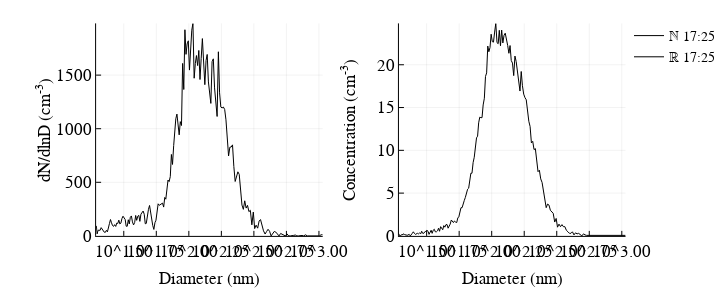

Write notebook code for a chart like this one.
### Markdown cell above
### Inversion Test
Spectrum #5 is the HFDMA and CPC measuring laboratory air. This is a quick test to check if the inverted solution is reasonable. Note that the integrated number concetrations approximately agree.

### Code cell
s = 5
figure("Nimbus Sans L", 2, 5, 2, 8)
p1 = plot(ℝ[s].Dp,ℝ[s].N, xaxis = :log10, xlabel = "Diameter (nm)",ylabel = "Concentration (cm<sup>-3</sup>)", 
    label = "ℝ "*mlabel[s], color = :black)

p2 = plot(ℕ[s].Dp,ℕ[s].S, xaxis = :log10, xlabel = "Diameter (nm)", ylabel = "dN/dlnD (cm<sup>-3</sup>)", 
    label = "ℕ "*mlabel[s], color = :black)

plot(p2,p1, layout = grid(1,2), left_margin = 40px)

### Figure 1 — Plotly figure (JSON) as saved in the notebook; plotly's stock layout.template omitted (floating-point values rounded to 4 significant figures; data arrays with more than 128 entries replaced by an {"elided": "..."} marker saying what was removed)
{"data": [{"colorbar": {"title": ""}, "legendgroup": "ℕ 17:25", "line": {"color": "rgba(0, 0, 0, 1.000)", "dash": "solid", "shape": "linear", "width": 1}, "mode": "lines", "name": "ℕ 17:25", "showlegend": true, "type": "scatter", "x": {"elided": "182 float values"}, "xaxis": "x1", "y": {"elided": "182 float values"}, "yaxis": "y1"}, {"colorbar": {"title": ""}, "legendgroup": "ℝ 17:25", "line": {"color": "rgba(0, 0, 0, 1.000)", "dash": "solid", "shape": "linear", "width": 1}, "mode": "lines", "name": "ℝ 17:25", "showlegend": true, "type": "scatter", "x": {"elided": "182 float values"}, "xaxis": "x2", "y": {"elided": "182 float values"}, "yaxis": "y2"}], "layout": {"annotations": [], "height": 288, "legend": {"bgcolor": "rgba(255, 255, 255, 1.000)", "bordercolor": "rgba(0, 0, 0, 1.000)", "font": {"color": "rgba(0, 0, 0, 1.000)", "family": "Nimbus Sans L", "size": 14}, "tracegroupgap": 0, "x": 1, "y": 1}, "margin": {"b": 20, "l": 0, "r": 0, "t": 20}, "paper_bgcolor": "rgba(255, 255, 255, 1.000)", "plot_bgcolor": "rgba(255, 255, 255, 1.000)", "showlegend": true, "width": 720, "xaxis1": {"anchor": "y1", "domain": [0.1528, 0.5131], "gridcolor": "rgba(0, 0, 0, 0.100)", "gridwidth": 0.5, "linecolor": "rgba(0, 0, 0, 1.000)", "mirror": false, "range": [1.287, 3.029], "showgrid": true, "showline": true, "showticklabels": true, "tickangle": 0, "tickcolor": "rgb(0, 0, 0)", "tickfont": {"color": "rgba(0, 0, 0, 1.000)", "family": "Nimbus Sans L", "size": 17}, "tickmode": "array", "ticks": "inside", "ticktext": ["10^1.50", "10^1.75", "10^2.00", "10^2.25", "10^2.50", "10^2.75", "10^3.00"], "tickvals": [31.62, 56.23, 100, 177.8, 316.2, 562.3, 1000], "title": "Diameter (nm)", "titlefont": {"color": "rgba(0, 0, 0, 1.000)", "family": "Nimbus Sans L", "size": 17}, "type": "log", "visible": true, "zeroline": false, "zerolinecolor": "rgba(0, 0, 0, 1.000)"}, "xaxis2": {"anchor": "y2", "domain": [0.6343, 0.9945], "gridcolor": "rgba(0, 0, 0, 0.100)", "gridwidth": 0.5, "linecolor": "rgba(0, 0, 0, 1.000)", "mirror": false, "range": [1.287, 3.029], "showgrid": true, "showline": true, "showticklabels": true, "tickangle": 0, "tickcolor": "rgb(0, 0, 0)", "tickfont": {"color": "rgba(0, 0, 0, 1.000)", "family": "Nimbus Sans L", "size": 17}, "tickmode": "array", "ticks": "inside", "ticktext": ["10^1.50", "10^1.75", "10^2.00", "10^2.25", "10^2.50", "10^2.75", "10^3.00"], "tickvals": [31.62, 56.23, 100, 177.8, 316.2, 562.3, 1000], "title": "Diameter (nm)", "titlefont": {"color": "rgba(0, 0, 0, 1.000)", "family": "Nimbus Sans L", "size": 17}, "type": "log", "visible": true, "zeroline": false, "zerolinecolor": "rgba(0, 0, 0, 1.000)"}, "yaxis1": {"anchor": "x1", "domain": [0.1294, 0.9863], "gridcolor": "rgba(0, 0, 0, 0.100)", "gridwidth": 0.5, "linecolor": "rgba(0, 0, 0, 1.000)", "mirror": false, "range": [0, 1983.0], "showgrid": true, "showline": true, "showticklabels": true, "tickangle": 0, "tickcolor": "rgb(0, 0, 0)", "tickfont": {"color": "rgba(0, 0, 0, 1.000)", "family": "Nimbus Sans L", "size": 17}, "tickmode": "array", "ticks": "inside", "ticktext": ["0", "500", "1000", "1500"], "tickvals": [0, 500, 1000, 1500], "title": "dN/dlnD (cm<sup>-3</sup>)", "titlefont": {"color": "rgba(0, 0, 0, 1.000)", "family": "Nimbus Sans L", "size": 17}, "type": "-", "visible": true, "zeroline": false, "zerolinecolor": "rgba(0, 0, 0, 1.000)"}, "yaxis2": {"anchor": "x2", "domain": [0.1294, 0.9863], "gridcolor": "rgba(0, 0, 0, 0.100)", "gridwidth": 0.5, "linecolor": "rgba(0, 0, 0, 1.000)", "mirror": false, "range": [0, 24.83], "showgrid": true, "showline": true, "showticklabels": true, "tickangle": 0, "tickcolor": "rgb(0, 0, 0)", "tickfont": {"color": "rgba(0, 0, 0, 1.000)", "family": "Nimbus Sans L", "size": 17}, "tickmode": "array", "ticks": "inside", "ticktext": ["0", "5", "10", "15", "20"], "tickvals": [0, 5, 10, 15, 20], "title": "Concentration (cm<sup>-3</sup>)", "titlefont": {"color": "rgba(0, 0, 0, 1.000)", "family": "Nimbus Sans L", "size": 17}, "type": "-", "visible": true, "zeroline": false, "zerolinecolor": "rgba(0, 0, 0, 1.000)"}}}
